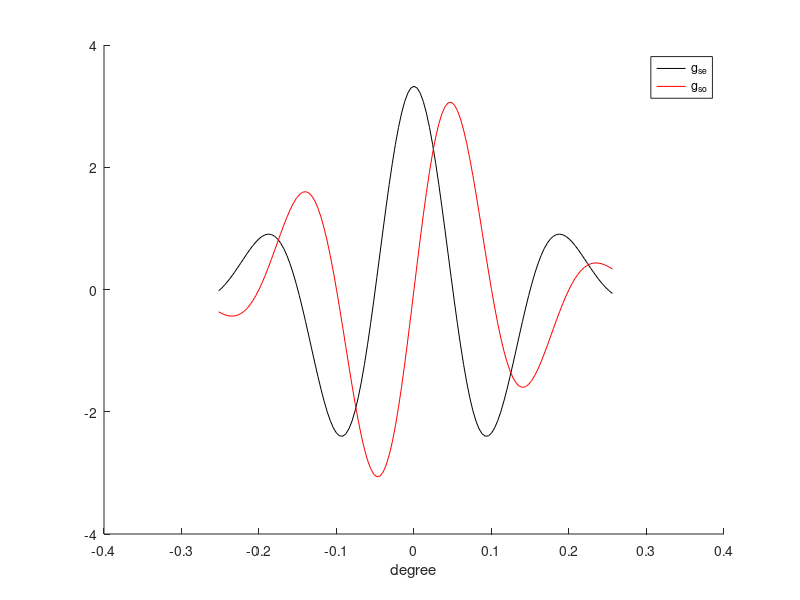
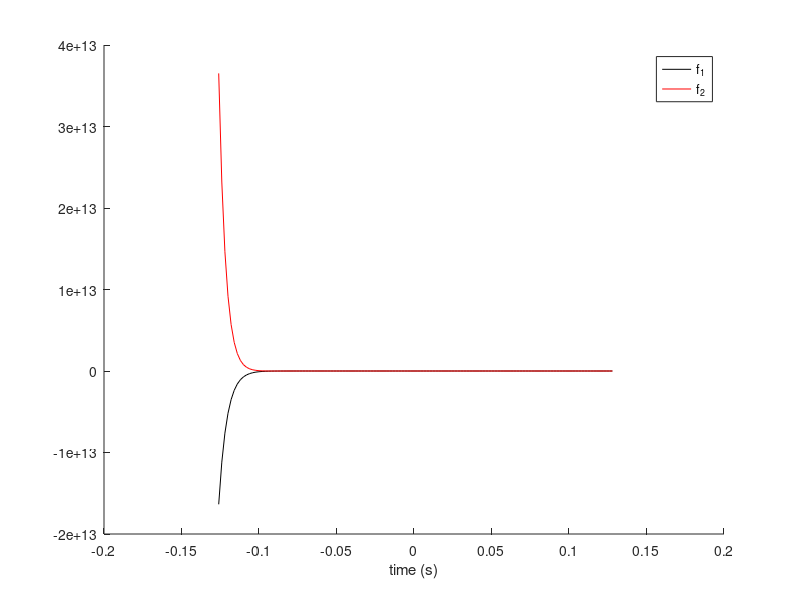
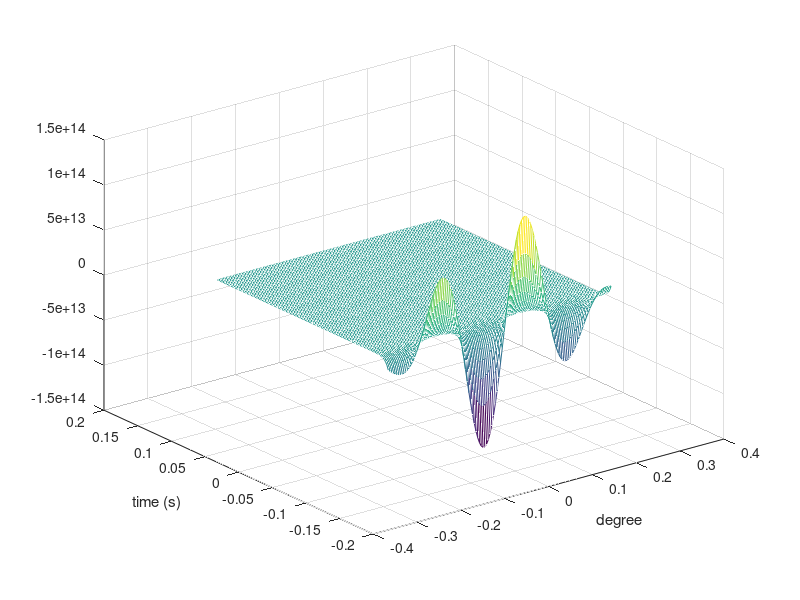
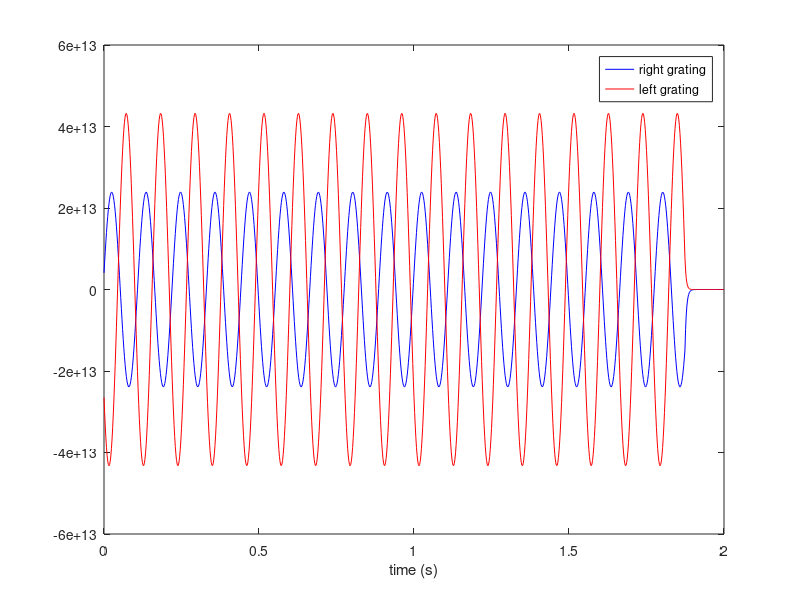

Write MATLAB code to recreate these figures, in order.
figure(1)
alpha = 100; beta = 0.9;
n1 = 6; n2 = 9;
k = 120; %s^-1
kx = 5;
sx = 0.12;
dx = 0.004;
N = 128;
xstart = -(N/2-1)*dx;
xend = N/2*dx;
x = xstart:dx:xend;
gse = 1/(sqrt(2*pi)*sx)*exp(-x.^2/(2*sx^2)).*cos(2*pi*kx*x);
gso = 1/(sqrt(2*pi)*sx)*exp(-x.^2/(2*sx^2)).*sin(2*pi*kx*x);
plot(x,gse,'k',x,gso,'r')
xlabel('degree')
legend('g_{se}','g_{so}', 'location','best')
box off
figure(2)
dt = 2*10^-3; %s
Tstart = -(N/2-1)*dt;
Tend = N/2*dt;
t = Tstart:dt:Tend;
f1 = alpha*(k*t).^n1.*exp(-k*t).*(1/factorial(n1) - beta*(k*t).^2/factorial(n1+2));
f2 = alpha*(k*t).^n2.*exp(-k*t).*(1/factorial(n2) - beta*(k*t).^2/factorial(n2+2));
plot(t,f1,'k',t,f2,'r')
xlabel('time (s)')
legend('f_1','f_2','location','best')
box off
figure(3)
g = gse.*f1'+gso.*f2';
mesh(x,t,g)
ylabel('time (s)')
xlabel('degree')
figure(4)
nx = 4.5;
nt = 9;
T0 = 2;
T = (0:dt:T0)';
gr = cos(2*pi*(nx*repmat(x,[length(T) 1]) - nt*repmat(T,[1,N])));
gr_e_s = gr*gse';
con = conv(gr_e_s,f1);
gr_e_st = con(64:64+length(T)-1)*dt;
gl = cos(2*pi*(nx*repmat(x,[length(T) 1]) + nt*repmat(T,[1,N])));
gl_e_s = gl*gse';
con = conv(gl_e_s,f1);
gl_e_st = con(64:64+length(T)-1)*dt;
gr_o_s = gr*gso';
con = conv(gr_o_s,f2);
gr_o_st = con(64:64+length(T)-1)*dt;
gl_o_s = gl*gso';
con = conv(gl_o_s,f2);
gl_o_st = con(64:64+length(T)-1)*dt;
g_r = gr_e_st+gr_o_st;
g_l = gl_o_st+gl_o_st;
plot(T,g_r,'b',T,g_l,'r')
legend('right grating','left grating', 'location', 'best')
xlabel('time (s)')